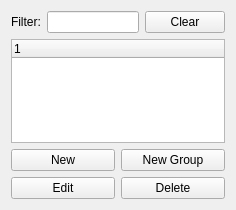
       <widget class="QWidget" name="page_6">
        <property name="geometry">
         <rect>
          <x>0</x>
          <y>0</y>
          <width>236</width>
          <height>210</height>
         </rect>
        </property>
        <attribute name="label">
         <string>Protocols</string>
        </attribute>
        <layout class="QVBoxLayout" name="verticalLayout_3">
         <item>
          <layout class="QHBoxLayout" name="horizontalLayout_2">
           <item>
            <widget class="QLabel" name="label_21">
             <property name="text">
              <string>Filter:</string>
             </property>
            </widget>
           </item>
           <item>
            <widget class="QLineEdit" name="protocol_filter_text"/>
           </item>
           <item>
            <widget class="QPushButton" name="protocol_filter_clear">
             <property name="text">
              <string>Clear</string>
             </property>
            </widget>
           </item>
          </layout>
         </item>
         <item>
          <widget class="QTreeWidget" name="protocol_list">
           <column>
            <property name="text">
             <string>1</string>
            </property>
           </column>
          </widget>
         </item>
         <item>
          <layout class="QGridLayout">
           <item row="1" column="0">
            <widget class="QPushButton" name="protocol_modify_button">
             <property name="sizePolicy">
              <sizepolicy hsizetype="MinimumExpanding" vsizetype="Fixed">
               <horstretch>0</horstretch>
               <verstretch>0</verstretch>
              </sizepolicy>
             </property>
             <property name="toolTip">
              <string>Edit the selected protocol</string>
             </property>
             <property name="text">
              <string>Edit</string>
             </property>
             <property name="icon">
              <iconset resource="../../ufwi-rpcc-qt/resources/ufwi-rpcc-qt.qrc">
               <normaloff>:/icons/edit.png</normaloff>:/icons/edit.png</iconset>
             </property>
            </widget>
           </item>
           <item row="1" column="1">
            <widget class="QPushButton" name="protocol_delete_button">
             <property name="sizePolicy">
              <sizepolicy hsizetype="MinimumExpanding" vsizetype="Fixed">
               <horstretch>0</horstretch>
               <verstretch>0</verstretch>
              </sizepolicy>
             </property>
             <property name="toolTip">
              <string>Delete the selected protocol</string>
             </property>
             <property name="text">
              <string>Delete</string>
             </property>
             <property name="icon">
              <iconset resource="../../ufwi-rpcc-qt/resources/ufwi-rpcc-qt.qrc">
               <normaloff>:/icons/delete.png</normaloff>:/icons/delete.png</iconset>
             </property>
            </widget>
           </item>
           <item row="0" column="0">
            <widget class="QPushButton" name="protocol_create_button">
             <property name="sizePolicy">
              <sizepolicy hsizetype="MinimumExpanding" vsizetype="Fixed">
               <horstretch>0</horstretch>
               <verstretch>0</verstretch>
              </sizepolicy>
             </property>
             <property name="toolTip">
              <string>Create a new protocol</string>
             </property>
             <property name="text">
              <string>New</string>
             </property>
             <property name="icon">
              <iconset resource="../../ufwi-rpcc-qt/resources/ufwi-rpcc-qt.qrc">
               <normaloff>:/icons/add.png</normaloff>:/icons/add.png</iconset>
             </property>
            </widget>
           </item>
           <item row="0" column="1">
            <widget class="QPushButton" name="protocol_creategrp_button">
             <property name="toolTip">
              <string>Create a group of protocols</string>
             </property>
             <property name="text">
              <string>New Group</string>
             </property>
             <property name="icon">
              <iconset resource="../../ufwi-rpcc-qt/resources/ufwi-rpcc-qt.qrc">
               <normaloff>:/icons/groupe_objets.png</normaloff>:/icons/groupe_objets.png</iconset>
             </property>
            </widget>
           </item>
          </layout>
         </item>
        </layout>
       </widget>
